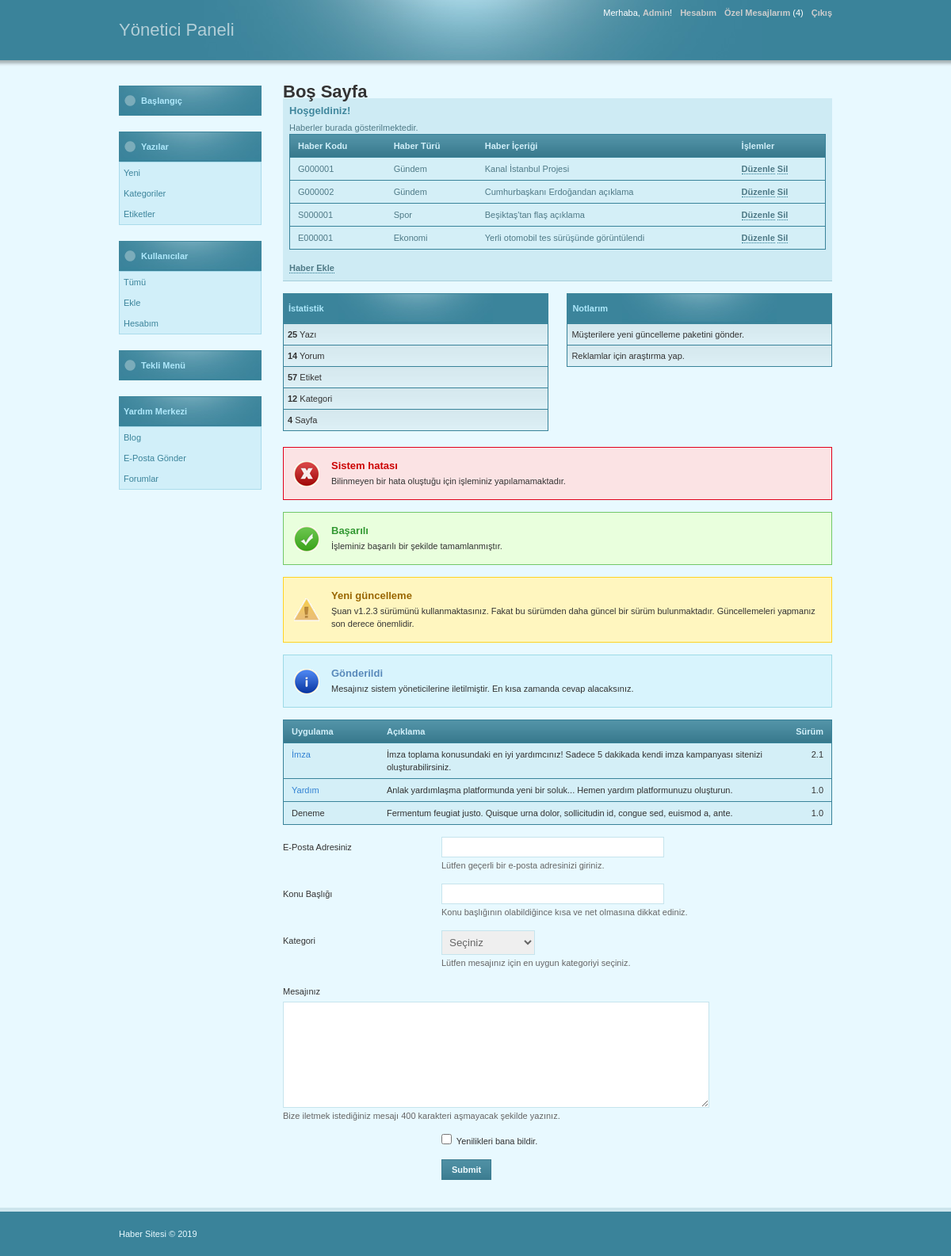
Page /haberler/ on the committed database.
### mod_haberler/model.py (models this page shows)
class Haberler(db.Model):
    id = db.Column(db.Integer, primary_key=True)
    haberKodu = db.Column(db.String(30))
    haberTuru = db.Column(db.String(50))
    haberIcerik = db.Column(db.String(255))

### mod_haberler/yonetici.py (the view)
@mod_haberler.route('/liste')
@mod_haberler.route('/')
def haberlerListe():
    haber = Haberler.query.all()
    return render_template('adminpanel.html', veri=haber)

### templates/adminpanel.html (shortened to what this page needs)
<!DOCTYPE html PUBLIC "-//W3C//DTD XHTML 1.0 Transitional//EN"
        "http://www.w3.org/TR/xhtml1/DTD/xhtml1-transitional.dtd">
<html>
<head>
    <link rel="stylesheet" href="{{ url_for('static', filename='css/stil.css') }}" type="text/css" media="screen"/>
</head>
<body>
<div id="anaKapsayici">
    <div id="ust">
        <div class="ortala">
            <div id="logo">
                <h1><a href="#">Yönetici Paneli </a></h1>
            </div>
            <div id="kulMenusu">
                <ul>
                    <li>Merhaba, <a href="#">Admin</a>!</li>
                    <li><a href="#">Hesabım</a></li>
                    <li><a href="#">Özel Mesajlarım</a> (4)</li>
                    <li><a href="#">Çıkış</a></li>
                </ul>
            </div>
        </div>
    </div>
    <div class="golge"></div>
    <div id="orta" class="ortala">
        <div id="anaMenu">
            <div class="menu">
                <div class="menuBasligi"><a href="#">Başlangıç</a></div>
            </div>
            <div class="menu">
                <div class="menuBasligi"><a class="test" href="#">Yazılar</a></div>
                <div class="altMenuler">
                    <ul>
                        <li><a href="#">Yeni</a></li>
                        <li><a href="#">Kategoriler</a></li>
                        <li><a href="#">Etiketler</a></li>
                    </ul>
                </div>
            </div>
            <div class="menu">
                <div class="menuBasligi"><a href="#">Kullanıcılar</a></div>
                <div class="altMenuler">
                    <ul>
                        <li><a href="#">Tümü</a></li>
                        <li><a href="#">Ekle</a></li>
                        <li><a href="#">Hesabım</a></li>
                    </ul>
                </div>
            </div>
            <div class="menu">
                <div class="menuBasligi"><a href="#">Tekli Menü</a></div>
            </div>
            <div class="menu">
                <div class="menuBasligi">Yardım Merkezi</div>
                <div class="altMenuler">
                    <ul>
                        <li><a href="http://www.habersitesi.com/">Blog</a></li>
                        <li><a href="mailto:destek@habersitesi.com">E-Posta Gönder</a></li>
                        <li><a href="#">Forumlar</a></li>
                    </ul>
                </div>
            </div>
        </div>
            <div id="sayfaIcerigi">
            {% block sayfaicerigi %}
            <h1 class="h3 mb-4 text-gray-800">Boş Sayfa</h1>
            {% endblock %}
                <div class="sayfaAciklamasi">
                    <h3 class="genelBaslik">Hoşgeldiniz!</h3>
                    <p>Haberler burada gösterilmektedir. </p>
                    <table class="table table-dark table-striped">
                        <thead>
                        <tr>
                            <th>Haber Kodu</th>
                            <th>Haber Türü</th>
                            <th>Haber İçeriği</th>
                            <th>İşlemler</th>
                        </tr>
                        </thead>
                        <tbody>
                        {% for haberler in veri %}
                            <tr>
                                <td>{{ haberler.haberKodu }}</td>
                                <td>{{ haberler.haberTuru }}</td>
                                <td>{{ haberler.haberIcerik }}</td>
                                <td>
                                    <a href="#" class="btn btn-primary">Düzenle</a>
                                    <a href="#" class="btn btn-danger">Sil</a>
                                </td>
                            </tr>
                        {% endfor %}
                        </tbody>
                    </table>
                    <a href="{{ url_for("haberler.haberlerEkle") }}" class="btn btn-success">Haber Ekle</a>
                </div>
                <div class="genelAlan solKaydir">
                    <div class="menuBasligi">İstatistik</div>
                    <ul>
                        <li><b>25</b> Yazı</li>
                        <li><b>14</b> Yorum</li>
                        <li><b>57</b> Etiket</li>
                        <li><b>12</b> Kategori</li>
                        <li><b>4</b> Sayfa</li>
                    </ul>
                </div>
                <div class="genelAlan sagKaydir">
                    <div class="menuBasligi">Notlarım</div>
                    <ul>
                        <li>Müşterilere yeni güncelleme paketini gönder.</li>
                        <li>Reklamlar için araştırma yap.</li>
                    </ul>
                </div>
                <div class="hataKutusu">
                    <h3 class="mesajBasligi">Sistem hatası</h3>
                    <p>Bilinmeyen bir hata oluştuğu için işleminiz yapılamamaktadır.
                </div>
                <div class="onayKutusu">
                    <h3 class="mesajBasligi">Başarılı</h3>
                    <p>İşleminiz başarılı bir şekilde tamamlanmıştır.</p>
                </div>
                <div class="uyariKutusu">
                    <h3 class="mesajBasligi">Yeni güncelleme</h3>
                    <p>Şuan v1.2.3 sürümünü kullanmaktasınız. Fakat bu sürümden daha güncel bir sürüm bulunmaktadır.
                        Güncellemeleri yapmanız son derece önemlidir.</p>
                </div>
                <div class="bilgiKutusu">
                    <h3 class="mesajBasligi">Gönderildi</h3>
                    <p>Mesajınız sistem yöneticilerine iletilmiştir. En kısa zamanda cevap alacaksınız.</p>
                </div>
                <table>
                    <thead>
                    <tr>
                        <th class="genislik100">Uygulama</th>
                        <th>Açıklama</th>
                        <th class="metinSag">Sürüm</th>
                    </tr>
                    </thead>
                    <tbody>
                    <tr>
                        <td><a href="#">İmza</a></td>
                        <td>İmza toplama konusundaki en iyi yardımcınız! Sadece 5 dakikada kendi imza kampanyası
                            sitenizi
                            oluşturabilirsiniz.
                        </td>
                        <td class="metinSag">2.1</td>
                    </tr>
                    <tr>
                        <td><a href="#">Yardım</a></td>
                        <td>Anlak yardımlaşma platformunda yeni bir soluk... Hemen yardım platformunuzu oluşturun.</td>
                        <td class="metinSag">1.0</td>
                    </tr>
                    <tr>
                        <td>Deneme</td>
                        <td>Fermentum feugiat justo. Quisque urna dolor, sollicitudin id, congue sed, euismod a, ante.
                        </td>
                        <td class="metinSag">1.0</td>
                    </tr>
                    </tbody>
                </table>
                <form class="form">
                    <div class="formSatiri">
                        <div class="formEtiketi">E-Posta Adresiniz</div>
                        <div class="formGirisi">
                            <input size="40" type="text" class="metinKutusu"/>
                            <p class="formIpucu ">Lütfen geçerli bir e-posta adresinizi giriniz.</p>
                        </div>
                    </div>
                    <div class="formSatiri">
                        <div class="formEtiketi">Konu Başlığı</div>
                        <div class="formGirisi">
                            <input size="40" type="text" class="metinKutusu"/>
                            <p class="formIpucu ">Konu başlığının olabildiğince kısa ve net olmasına dikkat ediniz.</p>
                        </div>
                    </div>
                    <div class="formSatiri">
                        <div class="formEtiketi">Kategori</div>
                        <div class="formGirisi">
                            <select class="metinKutusu">
                                <option value="0">Seçiniz</option>
                            </select>
                            <p class="formIpucu ">Lütfen mesajınız için en uygun kategoriyi seçiniz.</p>
                        </div>
                    </div>
                    <div class="formSatiri">
                        <div class="formEtiketi">Mesajınız</div>
                        <div class="formGirisi">
                            <textarea class="metinKutusu" cols="80" rows="10" tabindex="4"></textarea>
                            <p class="formIpucu ">Bize iletmek istediğiniz mesajı 400 karakteri aşmayacak şekilde
                                yazınız.</p>
                        </div>
                    </div>
                    <div class="formSatiri">
                        <div class="formEtiketi"></div>
                        <div class="formGirisi">
                            <input value="1" type="checkbox" class="kontrolKutusu"/> Yenilikleri bana bildir.
                        </div>
                    </div>
                    <div class="formSatiri">
                        <div class="formEtiketi"></div>
                        <div class="formGirisi">
                            <input name="email" id="email" type="submit" class="dugme"/>
                        </div>
                    </div>
                </form>
            </div>
    </div>
    <div id="alt">
        <p class="ortala">
            Haber Sitesi &copy; 2019
        </p>
    </div>
</div>
</body>
</html>

### static/css/stil.css (style rules this page uses)
*, body { margin: 0; padding: 0; }
html, body, div, span, applet, object, iframe, h1, h2, h3, h4, h5, h6, p, blockquote, pre, a, abbr, acronym, address, big, cite, code, del, dfn, em, font, ins, kbd, q, s, samp, small, strike, strong, sub, sup, tt, var, dl, dt, dd, ol, ul, li, fieldset, form, label, legend, table, caption, tbody, tfoot, thead, tr, th, td { margin: 0; padding: 0; border: 0; }
body { background: #e8f9ff; color: #333; font: normal normal normal 11px/16px Tahoma, Arial, sans-serif; }
a { color: #3181d3; text-decoration: none; }
input, textarea { font: 11px Tahoma, Arial, sans-serif; }
ol, ul { list-style: none; }
table { width: 100%; font-size: 1em; margin-bottom: 15px; border: 1px solid #39839a; border-collapse: collapse; }
table th, table td { text-align: left; vertical-align: top; padding: 6px 10px; }
tbody { background: #e0f6fd; }
tbody td { border-top: 1px solid #39839a; }
tbody tr { background-color: #d4eff7; }
thead { background: #39839a url("../imajlar/tabloUst.jpg") repeat-x top; color: #d1eff9; }
.altMenuler { background: #d1eff9; border: 1px solid #aadbeb; }
.altMenuler a { color: #3c849b; padding: 5px; display: block; }
.altMenuler li { display: inline; }
.bilgiKutusu { background: #d8f4fd url("../imajlar/simgeBilgi.png") 1.2em center no-repeat; border-color: #9ddae6; }
.bilgiKutusu .mesajBasligi { color: #598abb; }
.dugme { background: url("../imajlar/dugmeArka.jpg") repeat-x top; color: #f0fbff; border: 1px solid #3b7c91; font-weight: bold; padding: 6px 12px; }
.form { margin: 2px 0; }
.formEtiketi { float: left; width: 200px; padding: 5px 0; }
.formGirisi { float: left; }
.formIpucu { margin-top: 2px; color: #666; }
.formSatiri { margin-bottom: 15px; }
.genelAlan { width: 48%; margin-bottom: 20px; border: 1px solid #39839a; border-top: none; }
.genelAlan li { background: url("../imajlar/listeArka.jpg") repeat-x top; padding: 5px; border-top: 1px solid #39839a; }
.genelBaslik { color: #40879d; margin-bottom: 5px; font-weight: bold; font-size: 13px; }
.genislik100 { width: 100px; }
.golge { background: url("../imajlar/altGolge.jpg") repeat-x top; height: 12px; }
.hataKutusu { background: #fbe3e4 url("../imajlar/simgeHata.png") 1.2em center no-repeat; border-color: #e0011b; }
.hataKutusu .mesajBasligi { color: #cc0000; }
.hataKutusu, .uyariKutusu, .bilgiKutusu, .onayKutusu { padding: 15px 15px 15px 60px; margin-bottom: 15px; border-width: 1px; border-style: solid; font-size: 11px; color: #333; }
.kontrolKutusu { padding: 3px; border: 1px solid #c6e4ed; color: #666; margin-right: 3px; }
.menu { margin-bottom: 20px; }
.menuBasligi { background: #3b849b url("../imajlar/menuBaslikArka.jpg") no-repeat center top; color: #aee8fb; border: 1px solid #3e869c; font-weight: bold; padding: 10px 5px; }
.menuBasligi a { background: url("../imajlar/menuSimge.png") no-repeat 0 -16px; color: #aee8fb; padding-left: 22px; display: block; }
.mesajBasligi { font-size: 13px; margin-bottom: 3px; }
.metinKutusu { padding: 6px 5px; border: 1px solid #c6e4ed; color: #666; }
.metinSag { text-align: right; }
.onayKutusu { background: #e9ffdd url("../imajlar/simgeOnay.png") 1.2em center no-repeat; border-color: #72c868; }
.onayKutusu .mesajBasligi { color: #339933; }
.ortala { width: 900px; margin: 0 auto; }
.sagKaydir { float: right; }
.sayfaAciklamasi { background-color: #ceebf4; color: #4f7a87; border-bottom: 1px solid #a5ceda; padding: 8px; margin-bottom: 15px; }
.sayfaAciklamasi a { color: #4f7a87; font-weight: bold; border-bottom: 1px dotted #2b7991; }
.solKaydir { float: left; }
.uyariKutusu { background: #fff6bf url("../imajlar/simgeUyari.png") 1.2em center no-repeat; border-color: #ffd324; }
.uyariKutusu .mesajBasligi { color: #996600; }
#alt { background-color: #3a839a; color: #e8f9ff; border-top: 5px solid #cde5ed; padding: 20px 0; }
#anaMenu { float: left; width: 20%; }
#kulMenusu { float: right; color: #fff; padding: 8px 0; width: auto; }
#kulMenusu a { color: #ccc; font-weight: bold; }
#kulMenusu li { float: left; margin-left: 10px; }
#logo { padding: 30px 0; float: left; }
#logo h1, #logo h1 a { font-weight: normal; font-size: 22px; color: #b3cfd8; }
#orta { margin: 20px auto; min-height: 400px; }
#sayfaIcerigi { float: right; width: 77%; }
#ust { background: #3a839a url("../imajlar/ustArka.jpg") no-repeat center top; }

### rows in the picture
Haberler: haberKodu "G000001", haberTuru "Gündem", haberIcerik "Kanal İstanbul Projesi"
Haberler: haberKodu "G000002", haberTuru "Gündem", haberIcerik "Cumhurbaşkanı Erdoğandan açıklama"
Haberler: haberKodu "S000001", haberTuru "Spor", haberIcerik "Beşiktaş'tan flaş açıklama"
Haberler: haberKodu "E000001", haberTuru "Ekonomi", haberIcerik "Yerli otomobil tes sürüşünde görüntülendi"
